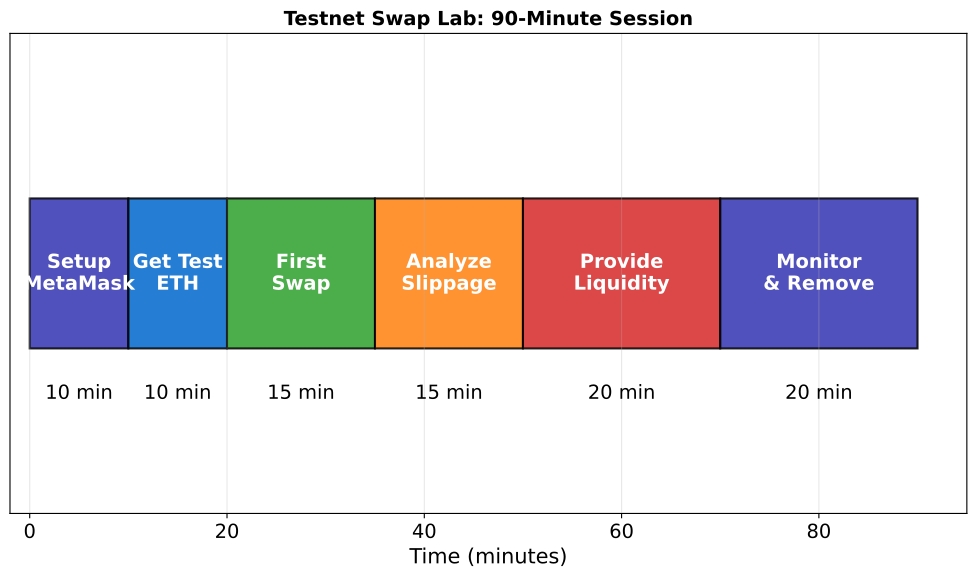

This chart was generated by the following Python code:
"""Testnet Swap Lab Workflow"""
import matplotlib.pyplot as plt
import numpy as np
from pathlib import Path

plt.rcParams.update({'font.size': 14, 'figure.figsize': (10, 6), 'figure.dpi': 150})
MLBLUE, MLORANGE, MLGREEN, MLRED, MLPURPLE = '#0066CC', '#FF7F0E', '#2CA02C', '#D62728', '#3333B2'

fig, ax = plt.subplots(figsize=(10, 6))
exercises = ['Setup\nMetaMask', 'Get Test\nETH', 'First\nSwap', 'Analyze\nSlippage', 'Provide\nLiquidity', 'Monitor\n& Remove']
durations = [10, 10, 15, 15, 20, 20]
colors = [MLPURPLE, MLBLUE, MLGREEN, MLORANGE, MLRED, MLPURPLE]
positions = np.cumsum([0] + durations[:-1])

for i, (pos, dur, ex, col) in enumerate(zip(positions, durations, exercises, colors)):
    ax.barh(0, dur, left=pos, height=0.5, color=col, edgecolor='black', linewidth=1.5, alpha=0.85)
    ax.text(pos + dur/2, 0, ex, ha='center', va='center', fontsize=10, fontweight='bold', color='white')
    ax.text(pos + dur/2, -0.4, f'{dur} min', ha='center', va='center', fontsize=9)

ax.set_xlim(-2, 95)
ax.set_ylim(-0.8, 0.8)
ax.set_xlabel('Time (minutes)', fontsize=12)
ax.set_title('Testnet Swap Lab: 90-Minute Session', fontweight='bold', fontsize=14)
ax.set_yticks([])
ax.grid(True, alpha=0.3, axis='x')
plt.tight_layout()
plt.savefig(Path(__file__).parent / 'chart.pdf', bbox_inches='tight', dpi=300)
plt.close()
